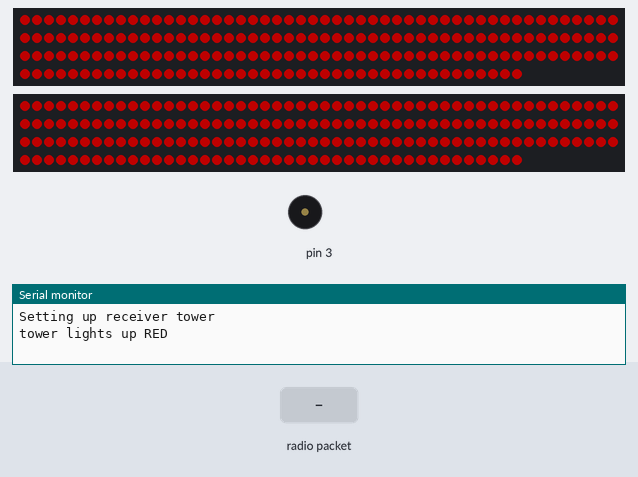
Simulated run of this sketch. Board: Arduino Uno, built with avr-gcc and run on an emulated ATmega328P. Parts: 2 × 192 RGB LEDs in strip order, left to right, continuing on the next row, buzzer (waves = sounding), the last lines printed to the serial monitor. The inputs (shaded band) are chosen by the test bench. Dim RGB values are drawn brighter than linear; colours are those a GRB WS2812 strip shows for the declared byte order; no radio packets arrive unless stated.

Above: at 7.3 s.
7.4 s: radio packet "90" arrives
At 9.9 s:
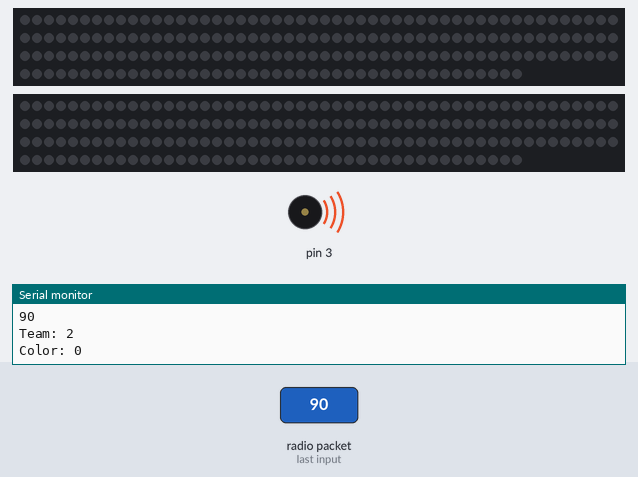
At 11.7 s:
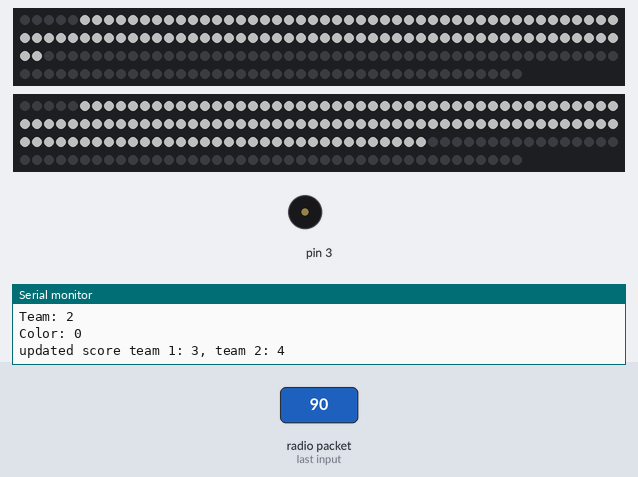
12.2 s: radio packet "state 1" arrives
At 13.0 s:
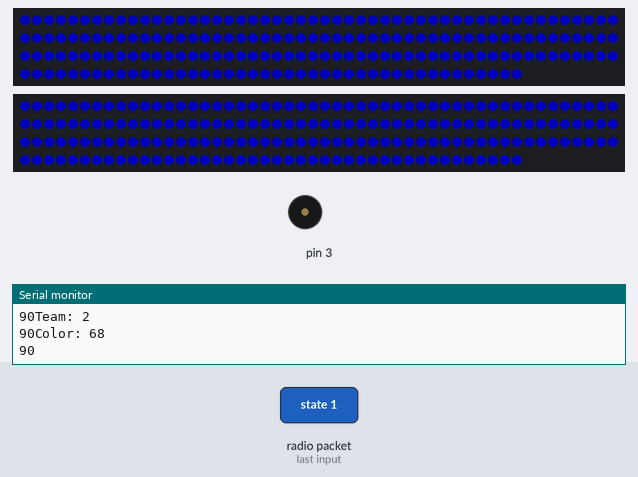
13.9 s: radio packet "1" arrives
Timing chart, 0 to 16.9 s (numbered marks = the images above; inputs shaded):
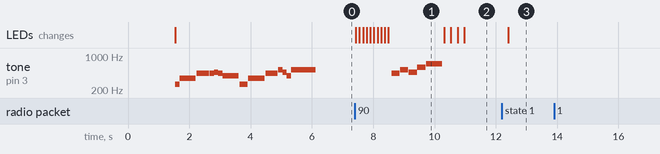

Measured:
- after the input at 7.4 s, tone on pin 3: plays 440 Hz for 0.27 s, 523 Hz for 0.27 s, 466 Hz for 0.27 s, 587 Hz for 0.27 s, 698 Hz for 0.53 s, starting after 1.2 s; the LEDs: first change at once (image 1 shows a later state)
- what the display in image 1 shows lasts 1.8 s, from 8.5 s to 10.3 s

The sketch:

receiver_music.ino
```cpp
//Include Libraries
#include <SPI.h>
#include <nRF24L01.h>
#include <RF24.h>
#include <string.h>
#include <time.h>
#include <FastLED.h>
#include"pitches.h"


const int fake_sequence[] = {0, 2, 2, 0};
int sequence_counter;

//create an RF24 object
RF24 radio(9, 8);  // CE, CSN

// constants for receiver:
char print_statement[100];
// const uint8_t PIN = 6;
char text[32] = {0};
// const int buttonPin = 2;     // the number of the pushbutton pin
// const int ledPin =  13;      // the number of the LED pin
// {RED: 0, GREEN: 1, BLUE: 2, YELLOW: 3}
const int color = 0;
const char* colorArray[] = {"RED", "GREEN", "BLUE", "YELLOW"};
// senders 0-3 = team 1
// senders 4-7 = team 2

// variables for lights
#define NUM_LEDS 192
#define DATA_PIN_1 5
#define DATA_PIN_2 6
#define leds_per_floor 33

// const uint8_t NUM_LEDS = 192;
// const uint8_t DATA_PIN_1 = 6;
// const uint8_t DATA_PIN_2 = 5;
// const uint8_t leds_per_floor = 25;
CRGB leds_1[NUM_LEDS]; // led array for team 1
CRGB leds_2[NUM_LEDS]; // led array for team 2
int levels[] ={5, 37, 69, 101, 135}; // starting led of each floor in tower


// variables & state
int state = 0;
// state = 0, game setup
// state = 1, listening for input
// state = 2, score update
// state = 3, game over

//int buttonState;

int currentColor;
int team1;
int team2;
int senderColor;
int senderTeam;


//address through which two modules communicate.
const byte address[6] = "00001";

////////////////////////////////////////////
// MUSIC STUFF
// note durations: 8 = quarter note, 4 = 8th note, etc.
/* ARCHIVED May 4
int scoreMusic[] = {
NOTE_C4, NOTE_E4, NOTE_D4, NOTE_F4, NOTE_C4, END,
};

int scoreDurations[] = {
4,4,4,4,12,4
};

/* ARCHIVED May 4
int gameStartMusic[] = {
NOTE_D4, NOTE_G4, NOTE_FS4, NOTE_A4,
NOTE_G4, NOTE_C5, NOTE_AS4, NOTE_A4,
NOTE_FS4, NOTE_G4, NOTE_A4, NOTE_FS4, NOTE_DS4, NOTE_D4,
NOTE_C4, NOTE_D4,END,
};

int gameStartDurations[] = {
8,4,8,4,
4,4,4,12,
4,4,4,4,4,4,
4,16,4,
};

int gameOverMusic[] = {
NOTE_FS4, NOTE_G4, NOTE_A4, NOTE_FS4, NOTE_DS4, NOTE_D4,
NOTE_C4, NOTE_D4,END,
};

int gameOverDurations[] = {
4,4,4,4,4,4,
4,16,4,
};
*/
int scoreMusic[] = {
  // NOTE_F4, NOTE_C5,
  NOTE_A4, NOTE_C5, NOTE_AS4, NOTE_D5, NOTE_F5, END
};

int scoreDurations[] = {
  // 8, 8,
  4,4,4,4, 8, END
};
int gameStartMusic[] = {
  NOTE_C4, NOTE_F4, NOTE_A4, NOTE_A4,
  NOTE_AS4, NOTE_A4, NOTE_G4, NOTE_C4,
  NOTE_F4, NOTE_A4, NOTE_C5,
  NOTE_AS4, NOTE_G4, NOTE_C5, END
};

int gameStartDurations[] = {
  2, 8, 6, 2,
  2, 2, 8, 4,
  8, 6, 2,
  2, 2, 12, 2,
};

int gameOverMusic[] = {
  NOTE_F4, NOTE_C5, NOTE_D5, NOTE_F5, NOTE_E5, NOTE_C5,
  NOTE_AS4, NOTE_A4, NOTE_G4, NOTE_F4, END
};

int gameOverDurations[] = {
  8, 8, 4, 4, 4, 4,
  8, 4, 4, 16, 4
};

int speed=70;  //higher value, slower notes
////////////////////////////////////////////////////

void setup() {
  //pinMode(PIN, OUTPUT);
  while (!Serial);
    Serial.begin(115200);
  delay(1500);
  sprintf(print_statement, "Setting up receiver tower");
  Serial.println(print_statement);
	FastLED.addLeds<WS2812,DATA_PIN_1,RGB>(leds_1,NUM_LEDS);
  FastLED.addLeds<WS2812,DATA_PIN_2,RGB>(leds_2,NUM_LEDS);
	FastLED.setBrightness(80);
  all_off();
  radio.begin();

  //set the address
  radio.openReadingPipe(0, address);

  //Set module as receiver
  radio.startListening();
  radio.setPALevel(RF24_PA_MIN);

  // initialize the LED pin as an output:
  // pinMode(ledPin, OUTPUT);
  // initialize the pushbutton pin as an input:
  //pinMode(buttonPin, INPUT);

  // gamestate and setup
  state = 1;
  sequence_counter = 0;
  currentColor = generateColor();
  team1 = 3;
  team2 = 3;
  playmusic(gameStartMusic, gameStartDurations);
  // playmusic(scoreMusic, scoreDurations);
  // playmusic(gameOverMusic, gameOverDurations);

}

void loop() {
  // put your main code here, to run repeatedly:
  // turn LED on:
  // digitalWrite(ledPin, HIGH);

  // read the state of the reed switch:
  //buttonState = digitalRead(buttonPin);

  // state = 0, game setup
  // state = 1, listening for input
  // state = 2, score update
  // state = 3, game over

  // game setup
  // if (state == 0) {
  //   // if (buttonState == LOW){
  //   //   delay(500);
  //   //   state = 1;
  //   //   //play starting game music
  //   //   playmusic(gameStartMusic, gameStartDurations);
  //   // }
  // }

  // listening for input
  if (state == 1) {
    // Serial.println("state 1");
    //Read the data if available in buffer
    if (radio.available()) {
      Serial.println("reading");
      strcpy("", text);
      radio.read(&text, sizeof(text));
      Serial.println(text);

      // numbering system for 00, 01, 02, 03, 10, 11, 12, 13
       senderColor = text[1] - '0';
       senderTeam = text[0] - '0';
       senderTeam = (senderTeam < 4) ? 1: 2;

      // numbering system for 0 - 7, untested
      //  senderColor = atoi(text) % 4;
      //  senderTeam = (atoi(text) < 4) ? 1: 2;


      Serial.print("Team: ");
      Serial.println(senderTeam);
      Serial.print("Color: ");
      Serial.println(senderColor);

      //color check
      if (senderColor == currentColor){
        all_off();
        correct_color(senderTeam, senderColor);
        playmusic(scoreMusic, scoreDurations);
        state = 2;
      }
    }

    // if (buttonState ==LOW){
    //   Serial.print("ending");
    //   resetGame();
    //   state = 0;
    // }
  }

  //score update
  else if (state == 2) {
    all_off();
    updateScore();
    light_by_score(team1, team2, leds_per_floor);
    delay(1000);
    if (team1 == 5 || team2 == 5){
      //Serial.println("someone won");
      state = 3;
      //playmusic(gameOverMusic, gameOverDurations);
      all_off();
      winning_sequence((team1 == 5)? 1: 2);
      all_off();
      //maybe play some music
    } else {
      state = 1;
      //go back to listening if no conditions met
      sequence_counter++;
      currentColor = generateColor();
    }
    // if (buttonState == LOW){
    //   resetGame();
    //   state = 0;
    //   // all_off();
    // }
  }

  //game end
  // else if (state == 3) {
  //   if (buttonState == LOW){
  //     all_off();
  //     resetGame();
  //     state = 0;
  //   }
  // }

}

int generateColor() {
  // srand(time(0));
  // int temp = rand()%4;
  //insert LED logic for tower
  int temp = fake_sequence[sequence_counter];
  //sequence_counter+=1;
  sprintf(print_statement, "tower lights up %s", colorArray[temp]);
  light_by_color(temp);
  Serial.println(print_statement);
  //return 0;
  return temp;
}

void updateScore() {
  if (senderTeam == 1){
    team1 = team1 + 1;
    // tower LED logic here
  }

  else if (senderTeam == 2){
    team2 = team2 + 1;
    // tower LED logic here
  }
  sprintf(print_statement, "updated score team 1: %d, team 2: %d", team1, team2);
  Serial.println(print_statement);
}

// void resetGame() {
//   Serial.println("resetting game");
//   team1 = 0;
//   team2 = 0;
//   //reset all LEDs
//   // playmusic(gameOverMusic, gameOverDurations);
//   delay(500);
// }

void playmusic(int * notes, int * durations){
  for (int thisNote = 0; notes[thisNote]!=-1; thisNote++) {
    int noteDuration = speed*durations[thisNote];
    tone(3, notes[thisNote],noteDuration*.95);
    //Serial.println(notes[thisNote]);
    delay(noteDuration);
    noTone(3);
  }
}

void light_by_score(int score_1, int score_2, int per_floor){
  for (int i=0;i<5;i++){
    for(int j=levels[i];j<levels[i] + per_floor; j++){
      // light level for team 1 if score high enough
      if (score_1 > i){
        leds_1[j] = CHSV(0, 0, 255);
      }
      // light level for team 2 if score high enough
      if (score_2 > i){
        leds_2[j] = CHSV(0, 0, 255);
      }
    }
    FastLED.show();
    delay(200); // lights floors one at a time, for visual appeal?
  }
}

void light_by_color(int color){
  int hue;
  switch (color){
    case 0: // tower is red
      hue = 96;
      break;
    // case 1: // tower is green
    //   hue = 0;
    //   break;
    case 2: // tower is blue
      hue = 160;
      break;
    // case 3: // tower is yellow
    //   hue = 80;
    //   break;
    // default:
    //   hue = 192; // purple idk
    //   break;
  }

  for (int i = 0; i<NUM_LEDS; i++){
    leds_1[i] = CHSV(hue, 255, 255);
    leds_2[i] = CHSV(hue, 255, 255);
  }
  FastLED.show();
}

void correct_color(int team, int color){
  int hue;
  switch (color){
    case 0: // tower is red
      hue = 96;
      break;
    // case 1: // tower is green
    //   hue = 0;
    //   break;
    case 2: // tower is blue
      hue = 160;
      break;
    // case 3: // tower is yellow
    //   hue = 80;
    //   break;
    // default:
    //   hue = 192; // purple idk
    //   break;
  }

  if (team == 1){
    for (int x = 0; x < 5; x++){
      for (int i = 0; i < NUM_LEDS; i++){
        leds_1[i] = CHSV(hue, 255, 255);
      }
      FastLED.show();
      delay(100);
      all_off();
      delay(100);
    }
  }
  else if (team == 2){
    for (int x = 0; x < 5; x++){
      for (int i = 0; i < NUM_LEDS; i++){
        leds_2[i] = CHSV(hue, 255, 255);
      }
      FastLED.show();
      delay(100);
      all_off();
      delay(100);
    }
  }

}

void all_off(){
  for (int i = 0; i < NUM_LEDS; i++){
    leds_1[i] = CRGB::Black;
    leds_2[i] = CRGB::Black;
  }
  FastLED.show();
}

void winning_sequence(int team){
  for (int x=0;x<800;x++){
    // Serial.println(x);
    //uint8_t thisHue = beatsin8(30, 0, 255);
    uint8_t thisHue = beat8(100, 255);
    if (team == 1){
      fill_rainbow(leds_1, NUM_LEDS, thisHue, 10);
    }
    else{
      fill_rainbow(leds_2, NUM_LEDS, thisHue, 10);
    }

    FastLED.show();
  }

}
```

pitches.h
```cpp
#define NOTE_B0  31
#define NOTE_C1  33
#define NOTE_CS1 35
#define NOTE_D1  37
#define NOTE_DS1 39
#define NOTE_E1  41
#define NOTE_F1  44
#define NOTE_FS1 46
#define NOTE_G1  49
#define NOTE_GS1 52
#define NOTE_A1  55
#define NOTE_AS1 58
#define NOTE_B1  62
#define NOTE_C2  65
#define NOTE_CS2 69
#define NOTE_D2  73
#define NOTE_DS2 78
#define NOTE_E2  82
#define NOTE_F2  87
#define NOTE_FS2 93
#define NOTE_G2  98
#define NOTE_GS2 104
#define NOTE_A2  110
#define NOTE_AS2 117
#define NOTE_B2  123
#define NOTE_C3  131
#define NOTE_CS3 139
#define NOTE_D3  147
#define NOTE_DS3 156
#define NOTE_E3  165
#define NOTE_F3  175
#define NOTE_FS3 185
#define NOTE_G3  196
#define NOTE_GS3 208
#define NOTE_A3  220
#define NOTE_AS3 233
#define NOTE_B3  247
#define NOTE_C4  262
#define NOTE_CS4 277
#define NOTE_D4  294
#define NOTE_DS4 311
#define NOTE_E4  330
#define NOTE_F4  349
#define NOTE_FS4 370
#define NOTE_G4  392
#define NOTE_GS4 415
#define NOTE_A4  440
#define NOTE_AS4 466
#define NOTE_B4  494
#define NOTE_C5  523
#define NOTE_CS5 554
#define NOTE_D5  587
#define NOTE_DS5 622
#define NOTE_E5  659
#define NOTE_F5  698
#define NOTE_FS5 740
#define NOTE_G5  784
#define NOTE_GS5 831
#define NOTE_A5  880
#define NOTE_AS5 932
#define NOTE_B5  988
#define NOTE_C6  1047
#define NOTE_CS6 1109
#define NOTE_D6  1175
#define NOTE_DS6 1245
#define NOTE_E6  1319
#define NOTE_F6  1397
#define NOTE_FS6 1480
#define NOTE_G6  1568
#define NOTE_GS6 1661
#define NOTE_A6  1760
#define NOTE_AS6 1865
#define NOTE_B6  1976
#define NOTE_C7  2093
#define NOTE_CS7 2217
#define NOTE_D7  2349
#define NOTE_DS7 2489
#define NOTE_E7  2637
#define NOTE_F7  2794
#define NOTE_FS7 2960
#define NOTE_G7  3136
#define NOTE_GS7 3322
#define NOTE_A7  3520
#define NOTE_AS7 3729
#define NOTE_B7  3951
#define NOTE_C8  4186
#define NOTE_CS8 4435
#define NOTE_D8  4699
#define NOTE_DS8 4978
#define END -1
```
